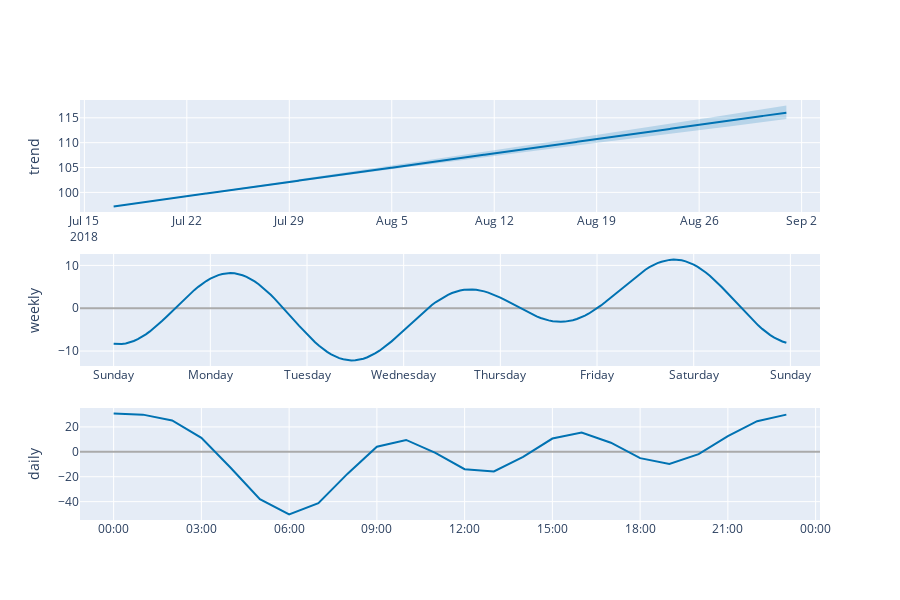

The notebook cell this image was saved under:
### Code cell
plot_components_plotly(prophet, forecast)

### Figure 1 — Plotly figure (JSON) as saved in the notebook; plotly's stock layout.template omitted (floating-point values rounded to 4 significant figures; data arrays with more than 128 entries replaced by an {"elided": "..."} marker saying what was removed)
{"data": [{"line": {"color": "#0072B2", "width": 2}, "mode": "lines", "name": "trend", "type": "scatter", "x": {"elided": "1104 str values"}, "xaxis": "x", "y": {"elided": "1104 float values"}, "yaxis": "y"}, {"line": {"color": "rgba(0, 114, 178, 0.2)", "width": 0}, "mode": "lines", "name": "trend_upper", "type": "scatter", "x": {"elided": "1104 str values"}, "xaxis": "x", "y": {"elided": "1104 float values"}, "yaxis": "y"}, {"fill": "tonexty", "fillcolor": "rgba(0, 114, 178, 0.2)", "line": {"color": "rgba(0, 114, 178, 0.2)", "width": 0}, "mode": "lines", "name": "trend_lower", "type": "scatter", "x": {"elided": "1104 str values"}, "xaxis": "x", "y": {"elided": "1104 float values"}, "yaxis": "y"}, {"line": {"color": "#0072B2", "width": 2}, "mode": "lines", "name": "weekly", "type": "scatter", "x": {"elided": "168 str values"}, "xaxis": "x2", "y": {"elided": "168 float values"}, "yaxis": "y2"}, {"line": {"color": "#0072B2", "width": 2}, "mode": "lines", "name": "daily", "type": "scatter", "x": ["2017-01-01T00:00:00", "2017-01-01T01:00:00", "2017-01-01T02:00:00", "2017-01-01T03:00:00", "2017-01-01T04:00:00", "2017-01-01T05:00:00", "2017-01-01T06:00:00", "2017-01-01T07:00:00", "2017-01-01T08:00:00", "2017-01-01T09:00:00", "2017-01-01T10:00:00", "2017-01-01T11:00:00", "2017-01-01T12:00:00", "2017-01-01T13:00:00", "2017-01-01T14:00:00", "2017-01-01T15:00:00", "2017-01-01T16:00:00", "2017-01-01T17:00:00", "2017-01-01T18:00:00", "2017-01-01T19:00:00", "2017-01-01T20:00:00", "2017-01-01T21:00:00", "2017-01-01T22:00:00", "2017-01-01T23:00:00"], "xaxis": "x3", "y": [30.7, 29.87, 25.22, 11.28, -12.81, -38.08, -50.24, -41.27, -17.54, 4.062, 9.548, -0.8818, -13.95, -15.74, -4.02, 10.65, 15.48, 7.309, -5.079, -9.658, -1.884, 12.58, 24.57, 29.88], "yaxis": "y3"}], "layout": {"height": 600, "showlegend": false, "width": 900, "xaxis": {"anchor": "y", "domain": [0, 1], "range": ["2018-07-14T16:51:00", "2018-09-03T06:09:00"], "type": "date"}, "xaxis2": {"anchor": "y2", "domain": [0, 1], "range": ["2016-12-31T15:39:00", "2017-01-08T07:21:00"], "tickformat": "%A", "type": "date"}, "xaxis3": {"anchor": "y3", "domain": [0, 1], "range": ["2016-12-31T22:51:00", "2017-01-02T00:09:00"], "tickformat": "%H:%M", "type": "date"}, "yaxis": {"anchor": "x", "domain": [0.7333, 1], "rangemode": "normal", "title": {"text": "trend"}, "zerolinecolor": "#AAA"}, "yaxis2": {"anchor": "x2", "domain": [0.3667, 0.6333], "title": {"text": "weekly"}, "zerolinecolor": "#AAA"}, "yaxis3": {"anchor": "x3", "domain": [0, 0.2667], "title": {"text": "daily"}, "zerolinecolor": "#AAA"}}}
